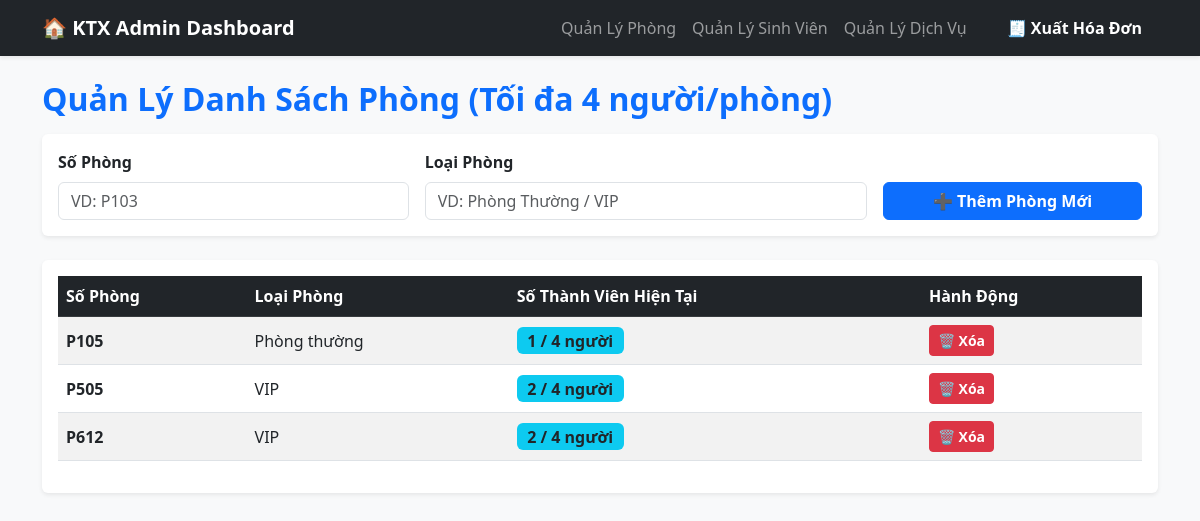
The page / on the database its author committed.
### tables this page shows
CREATE TABLE Phong (
            SoPhong TEXT PRIMARY KEY,
            LoaiPhong TEXT,
            SoNguoiToiDa INTEGER NOT NULL DEFAULT 4
        );

### app.py (the view)
@app.route('/')
def quan_ly_phong():
    conn = get_db_connection()
    phongs = conn.execute("""
        SELECT p.SoPhong, p.LoaiPhong, COUNT(sv.MaSV) AS SoThanhVien
        FROM Phong p
        LEFT JOIN SinhVien sv ON p.SoPhong = sv.SoPhong
        GROUP BY p.SoPhong, p.LoaiPhong
    """).fetchall()
    conn.close()
    return render_template('phong.html', phongs=phongs)

### app.py (called while the page is built)
def get_db_connection():
    conn = sqlite3.connect(DB_NAME)
    conn.row_factory = sqlite3.Row  # Giúp trả kết quả dạng dictionary giống pymysql
    return conn

### templates/phong.html (shortened to what this page needs)
{% extends "base.html" %}
{% block content %}
<h2 class="text-primary fw-bold mb-3">Quản Lý Danh Sách Phòng (Tối đa 4 người/phòng)</h2>
<div class="card shadow-sm border-0 mb-4">
    <div class="card-body">
        <form action="/them-phong" method="POST" class="row g-3">
            <div class="col-md-4">
                <label class="form-label fw-bold">Số Phòng</label>
                <input type="text" name="SoPhong" class="form-control" required placeholder="VD: P103">
            </div>
            <div class="col-md-5">
                <label class="form-label fw-bold">Loại Phòng</label>
                <input type="text" name="LoaiPhong" class="form-control" required placeholder="VD: Phòng Thường / VIP">
            </div>
            <div class="col-md-3 d-flex align-items-end">
                <button type="submit" class="btn btn-primary w-100 fw-bold">➕ Thêm Phòng Mới</button>
            </div>
        </form>
    </div>
</div>
<div class="card shadow-sm border-0">
    <div class="card-body">
        <table class="table table-striped align-middle">
            <thead class="table-dark">
                <tr>
                    <th>Số Phòng</th>
                    <th>Loại Phòng</th>
                    <th>Số Thành Viên Hiện Tại</th>
                    <th>Hành Động</th>
                </tr>
            </thead>
            <tbody>
                {% for p in phongs %}
                <tr>
                    <td class="fw-bold">{{ p.SoPhong }}</td>
                    <td>{{ p.LoaiPhong }}</td>
                    <td><span class="badge bg-info text-dark fs-6">{{ p.SoThanhVien }} / 4 người</span></td>
                    <td>
                        <a href="/xoa-phong/{{ p.SoPhong }}" class="btn btn-danger btn-sm fw-bold" onclick="return confirm('Xóa phòng này?')">🗑️ Xóa</a>
                    </td>
                </tr>
                {% endfor %}
            </tbody>
        </table>
    </div>
</div>
{% endblock %}

### rows shown on the page
Phong: SoPhong "P105", LoaiPhong "Phòng thường", SoThanhVien "1"
Phong: SoPhong "P505", LoaiPhong "VIP", SoThanhVien "2"
Phong: SoPhong "P612", LoaiPhong "VIP", SoThanhVien "2"
